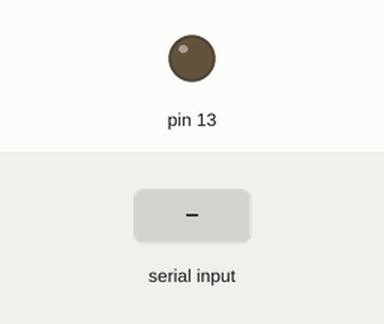
Simulated run of this sketch. Board: Arduino Uno, built with avr-gcc and run on an emulated ATmega328P. Shown: output pins drawn as LEDs (lit = HIGH). The inputs (shaded band) are chosen by the test bench.

Above: at 1.2 s.
1.3 s: "a" received over the second serial link
At 1.7 s:
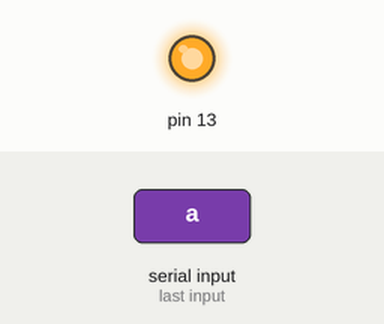
2.8 s: "1" received over the second serial link
At 4.0 s:
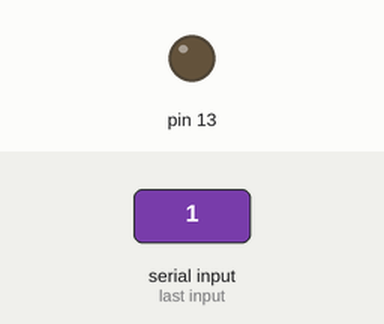
4.3 s: "A" received over the second serial link
At 5.1 s:
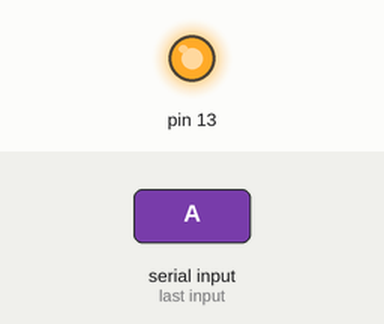
Timing chart, 0 to 7.3 s (numbered marks = the images above; inputs shaded):
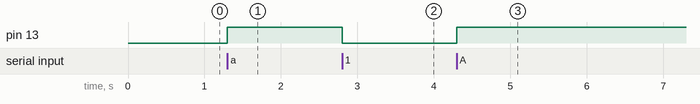

Measured:
- after the input at 1.3 s, pin 13: LOW → HIGH at once
- after the input at 2.8 s, pin 13: HIGH → LOW at once
- after the input at 4.3 s, pin 13: LOW → HIGH at once

The sketch:

testbluetooth.ino
```cpp
#include <SoftwareSerial.h>
char x;
SoftwareSerial bluetooth(6,7); //  bluetooth TX to pin 6, bluetooth RX to pin 7

void setup(){
pinMode(13, OUTPUT);
Serial.begin(9600);
}

void loop()
{
 if(bluetooth.available()){
  x = bluetooth.read();

  if (x == 'a' || x == 'A'){
    digitalWrite(13, HIGH);
  } else {
   digitalWrite(13, LOW);
  }

 }

}
```
